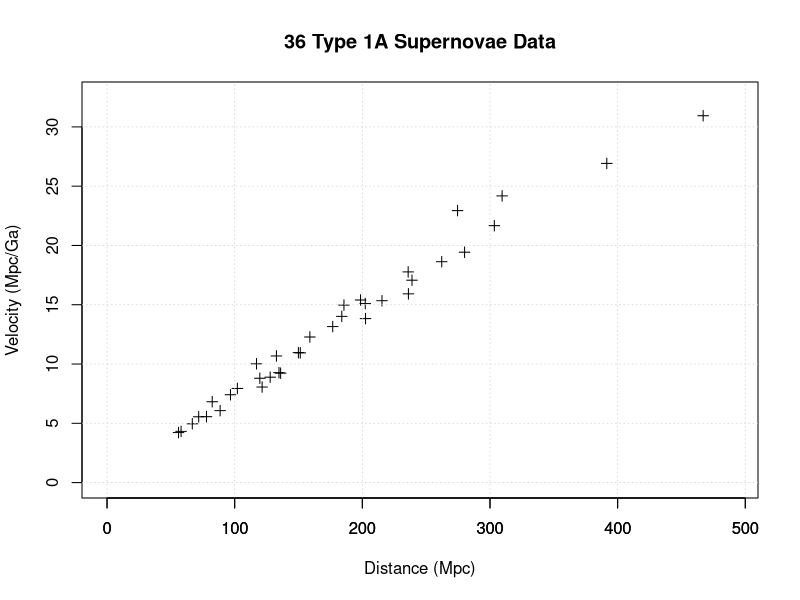

Write the R code that produced this figure.
## ---- chunk 1
knitr::opts_chunk$set(echo = TRUE)
#install.packages("tidyverse")
## ---- chunk 2
require(tidyverse); set.seed(3028)
## ---- chunk 3
supern <- read.csv(file="supernovae_mth3028.csv", header=FALSE)[2:37,] # Only Relevant Data
super <- data.frame(matrix(as.numeric(unlist(supern)), nrow=36, ncol=2)) # Numeric data frame
colnames(super) <- c("velocity", "distance")
plot(super$distance, super$velocity, main="36 Type 1A Supernovae Data",
     xlab="Distance (Mpc)",ylab="Velocity (Mpc/Ga)", 
     xlim=c(0, max(super$distance)*1.05), ylim=c(0,max(super$velocity)*1.05), pch=3)
grid(lwd = 0.75); axis(1)
